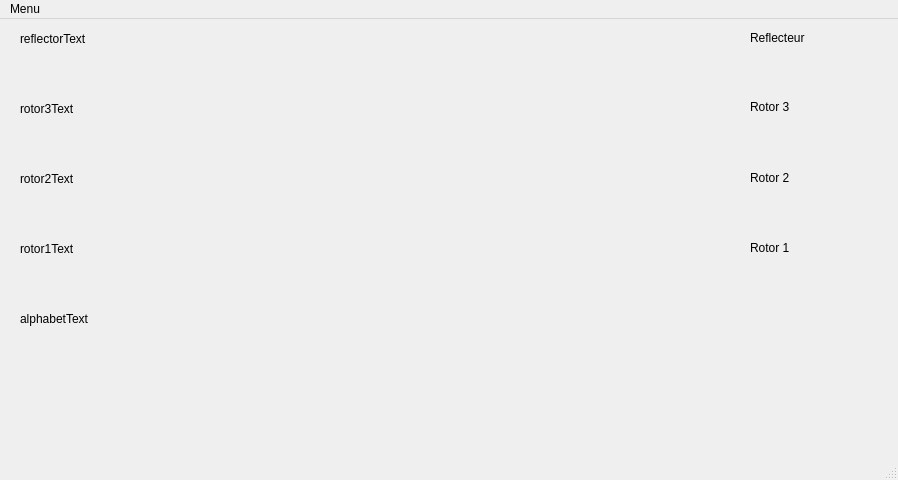
<?xml version="1.0" encoding="UTF-8"?>
<ui version="4.0">
 <class>MainWindow</class>
 <widget class="QMainWindow" name="MainWindow">
  <property name="geometry">
   <rect>
    <x>0</x>
    <y>0</y>
    <width>898</width>
    <height>480</height>
   </rect>
  </property>
  <property name="windowTitle">
   <string>MainWindow</string>
  </property>
  <widget class="QWidget" name="centralwidget">
   <widget class="QLabel" name="reflector">
    <property name="geometry">
     <rect>
      <x>20</x>
      <y>10</y>
      <width>581</width>
      <height>20</height>
     </rect>
    </property>
    <property name="text">
     <string>reflectorText</string>
    </property>
   </widget>
   <widget class="QLabel" name="rotor3">
    <property name="geometry">
     <rect>
      <x>20</x>
      <y>80</y>
      <width>581</width>
      <height>20</height>
     </rect>
    </property>
    <property name="text">
     <string>rotor3Text</string>
    </property>
   </widget>
   <widget class="QLabel" name="rotor2">
    <property name="geometry">
     <rect>
      <x>20</x>
      <y>150</y>
      <width>581</width>
      <height>20</height>
     </rect>
    </property>
    <property name="text">
     <string>rotor2Text</string>
    </property>
   </widget>
   <widget class="QLabel" name="rotor1">
    <property name="geometry">
     <rect>
      <x>20</x>
      <y>220</y>
      <width>581</width>
      <height>20</height>
     </rect>
    </property>
    <property name="text">
     <string>rotor1Text</string>
    </property>
   </widget>
   <widget class="QLabel" name="alphabet">
    <property name="geometry">
     <rect>
      <x>20</x>
      <y>290</y>
      <width>581</width>
      <height>20</height>
     </rect>
    </property>
    <property name="text">
     <string>alphabetText</string>
    </property>
   </widget>
   <widget class="QLabel" name="refLabel">
    <property name="geometry">
     <rect>
      <x>750</x>
      <y>10</y>
      <width>61</width>
      <height>17</height>
     </rect>
    </property>
    <property name="text">
     <string>Reflecteur</string>
    </property>
   </widget>
   <widget class="QLabel" name="rotor1Label">
    <property name="geometry">
     <rect>
      <x>750</x>
      <y>220</y>
      <width>54</width>
      <height>17</height>
     </rect>
    </property>
    <property name="text">
     <string>Rotor 1</string>
    </property>
   </widget>
   <widget class="QLabel" name="rotor3Label">
    <property name="geometry">
     <rect>
      <x>750</x>
      <y>80</y>
      <width>54</width>
      <height>16</height>
     </rect>
    </property>
    <property name="text">
     <string>Rotor 3</string>
    </property>
   </widget>
   <widget class="QLabel" name="rotor2Label">
    <property name="geometry">
     <rect>
      <x>750</x>
      <y>150</y>
      <width>54</width>
      <height>17</height>
     </rect>
    </property>
    <property name="text">
     <string>Rotor 2</string>
    </property>
   </widget>
  </widget>
  <widget class="QMenuBar" name="menubar">
   <property name="geometry">
    <rect>
     <x>0</x>
     <y>0</y>
     <width>898</width>
     <height>22</height>
    </rect>
   </property>
   <widget class="QMenu" name="menuMenu">
    <property name="title">
     <string>Menu</string>
    </property>
    <addaction name="actionR_nitialiser"/>
    <addaction name="separator"/>
    <addaction name="actionQuitter"/>
   </widget>
   <addaction name="menuMenu"/>
  </widget>
  <widget class="QStatusBar" name="statusbar"/>
  <action name="actionR_nitialiser">
   <property name="text">
    <string>Rénitialiser</string>
   </property>
  </action>
  <action name="actionQuitter">
   <property name="text">
    <string>Quitter</string>
   </property>
  </action>
 </widget>
 <resources/>
 <connections/>
</ui>
